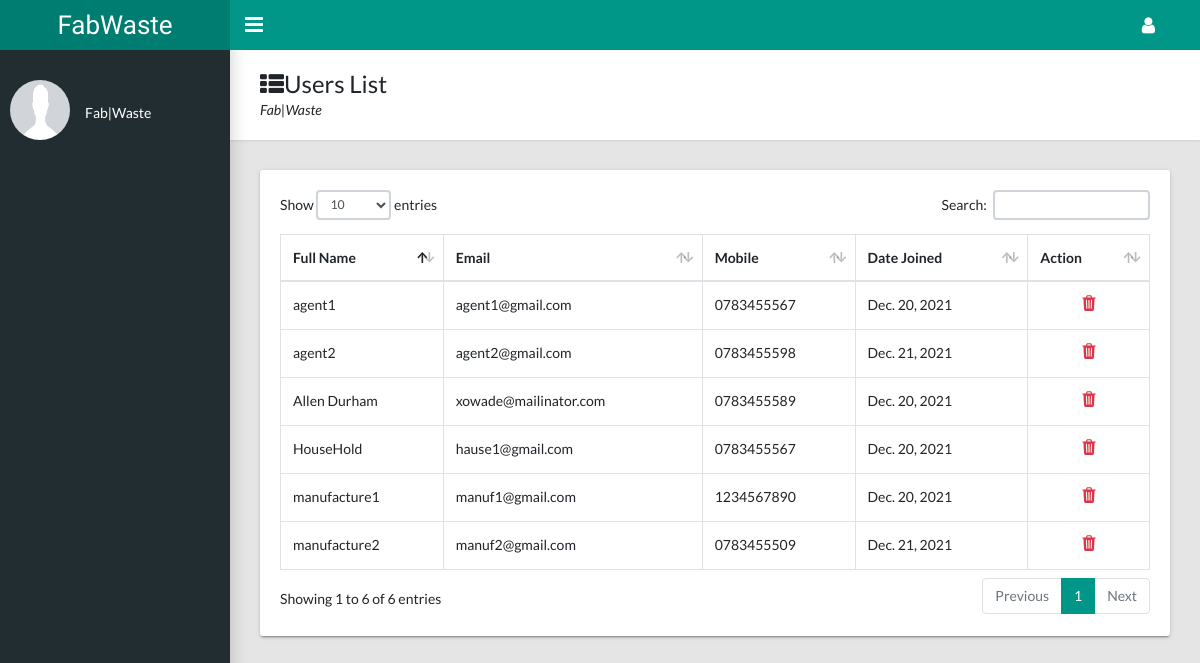
/dashboard/user-list, run on the app's committed database.
### userauth/models.py (models this page shows, shortened)
class UsersAccount(AbstractBaseUser, PermissionsMixin):
    email = models.EmailField(verbose_name='Email Address', unique=True)
    full_name = models.CharField(max_length=50)
    mobile = models.CharField(max_length=12, blank=True)
    is_active = models.BooleanField(default=False)
    is_staff = models.BooleanField(default=False)
    is_house_hold = models.BooleanField(default=False)
    is_agent = models.BooleanField(default=False)
    is_manufacture = models.BooleanField(default=False)
    is_admin = models.BooleanField(default=False)
    location = models.ForeignKey(District, on_delete=models.DO_NOTHING, null=True, blank=True)
    created = models.DateTimeField(auto_now_add=True)
    updated = models.DateTimeField(auto_now=True)
    objects = CustomAccountManager()
    USERNAME_FIELD = 'email'
    REQUIRED_FIELDS = ['full_name']
    class Meta:
        verbose_name = 'Account'
        verbose_name_plural = 'Account'

### dashboard/views.py (the view)
# urls.py: path('user-list', user_list, name='list_user'),
def user_list(request):
    users_list = UsersAccount.objects.all().exclude(is_superuser=True)
    context = {
        'users_list': users_list
    }
    return render(request, 'dashboard/users_list.html', context)

### templates/dashboard/users_list.html (shortened to what this page needs)
{% extends 'dashboard/dashboard.html' %}
{% load static %}
{% block dashboard_content %}
    <main class="app-content">
      <div class="app-title">
        <div>
          <h1><i class="fa fa-th-list"></i>Users List</h1>
          <p>Fab|Waste</p>
        </div>
      </div>
      <div class="row">
        <div class="col-md-12">
          <div class="tile">
            <div class="tile-body">
              <div class="table-responsive">
                <table class="table table-hover table-bordered" id="sampleTable">
                  <thead>
                    <tr>
                      <th>Full Name</th>
                      <th>Email</th>
                      <th>Mobile</th>
                      <th>Date Joined</th>
                      <th>Action</th>
                    </tr>
                  </thead>
                  <tbody>
                    {% for user in users_list %}
                        <tr>
                          <td>{{ user.full_name}}</td>
                          <td>{{ user.email}}</td>
                          <td>{{ user.mobile}}</td>
                          <td>{{ user.created.date}}</td>
                          <td><div class="text-center">
                              <a href="{% url 'delete_user' user.id %}">
                                  <ion-icon name="trash" class="text-danger" style="font-size: large;"></ion-icon>
                              </a>
                          </div></td>
                        </tr>
                    {% endfor %}
                  </tbody>
                </table>
              </div>
            </div>
          </div>
        </div>
      </div>
    </main>
{% endblock %}

### data on the page
UsersAccount: full_name "HouseHold", email "hause1@gmail.com", mobile "0783455567", created "Dec. 20, 2021"
UsersAccount: full_name "Allen Durham", email "xowade@mailinator.com", mobile "0783455589", created "Dec. 20, 2021"
UsersAccount: full_name "agent1", email "agent1@gmail.com", mobile "0783455567", created "Dec. 20, 2021"
UsersAccount: full_name "manufacture1", email "manuf1@gmail.com", mobile "1234567890", created "Dec. 20, 2021"
UsersAccount: full_name "manufacture2", email "manuf2@gmail.com", mobile "0783455509", created "Dec. 21, 2021"
UsersAccount: full_name "agent2", email "agent2@gmail.com", mobile "0783455598", created "Dec. 21, 2021"
